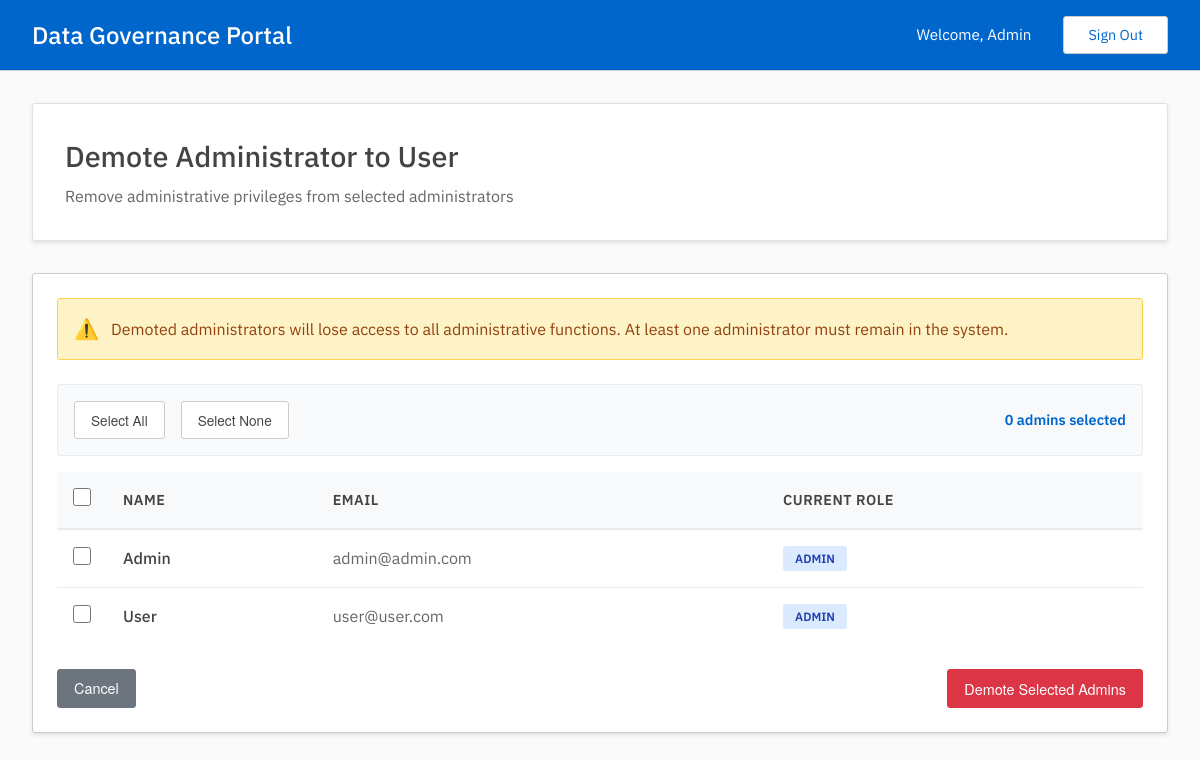
The page /admin/manage_users/demote (signed in) on the database its author committed.
### tables this page shows
CREATE TABLE users(
        uuid TEXT UNIQUE NOT NULL PRIMARY KEY,
        email TEXT UNIQUE NOT NULL,
        password_hash TEXT NOT NULL,
        name TEXT NOT NULL,
        is_admin INTEGER NOT NULL DEFAULT 0
        );

### admin.py (the view, shortened to what this page needs)
@admin.route('/manage_users/demote', methods=['GET', 'POST'])
@admin_required
def demote_user():
    users_result = read_get_users()
    users = [user for user in users_result["data"] if user['is_admin']] if users_result["status"] == "200" else []
    return render_template('admin/manage_users/demote.html', users=users, breadcrumbs=get_breadcrumbs_for_current_page())

### admin.py (called while the page is built)
def get_breadcrumbs_for_current_page():
    endpoint = request.endpoint
    breadcrumbs_data = BREADCRUMBS_MAP.get(endpoint, [])
    formatted_breadcrumbs = []
    for item in breadcrumbs_data:
        formatted_breadcrumbs.append({
            'text': item['text'],
            'url': url_for(item['endpoint'])
        })
    return formatted_breadcrumbs

### auth.py (called while the page is built)
def admin_required(f):
    @wraps(f)
    def wrap(*args, **kwargs):
        if session['user']['is_admin']:
            return f(*args, **kwargs)
        else:
            print("403: User is not an admin.")
            return redirect(url_for('user.dashboard'))
    return wrap

### db.py (called while the page is built)
def get_conn_curs():
    conn = sqlite3.connect(DATABASE)
    conn.row_factory = sqlite3.Row
    curs = conn.cursor()
    curs.execute("PRAGMA foreign_keys = ON")
    return conn, curs

def commit_close(conn, curs):
    conn.commit()
    curs.close()
    conn.close()

def get_users():
    conn, curs = get_conn_curs()
    curs.execute("SELECT * FROM users")
    users = curs.fetchall()
    commit_close(conn, curs)
    return {
        "status": "200",
        "message": "Users found successfully",
        "data": users
        }

### templates/admin/manage_users/demote.html (shortened to what this page needs)
{% extends "base.html" %}
{% block content %}
<div class="dashboard-header">
    <h2>Demote Administrator to User</h2>
    <p>Remove administrative privileges from selected administrators</p>
</div>
{% if users %}
<form method="POST" id="demoteForm">
    <div class="table-container">
        <div class="warning-message mb-3">
            <span class="warning-icon">⚠️</span>
            <span>Demoted administrators will lose access to all administrative functions. At least one administrator must remain in the system.</span>
        </div>
        <div class="bulk-actions">
            <button type="button" class="bulk-select-btn" onclick="selectAll()">Select All</button>
            <button type="button" class="bulk-select-btn" onclick="selectNone()">Select None</button>
            <span class="selected-count" id="selectedCount">0 admins selected</span>
        </div>
        <table class="data-table">
            <thead>
                <tr>
                    <th class="checkbox-cell">
                        <input type="checkbox" id="selectAllCheckbox" class="custom-checkbox"
                               onchange="toggleAll(this)">
                    </th>
                    <th>Name</th>
                    <th>Email</th>
                    <th>Current Role</th>
                </tr>
            </thead>
            <tbody>
                {% for user in users %}
                <tr>
                    <td class="checkbox-cell">
                        <input type="checkbox" name="users" value="{{ user['uuid'] }}"
                               class="custom-checkbox user-checkbox"
                               onchange="updateSelectedCount()">
                    </td>
                    <td>
                        <div style="font-weight: 500;">{{ user['name'] }}</div>
                    </td>
                    <td style="color: #666;">{{ user['email'] }}</td>
                    <td>
                        <span class="role-badge role-admin">Admin</span>
                    </td>
                </tr>
                {% endfor %}
            </tbody>
        </table>
        <div class="action-buttons mt-3" style="display: flex; justify-content: space-between;">
            <a href="{{ url_for('admin.manage_users') }}" class="btn btn-secondary">Cancel</a>
            <button type="submit" class="btn btn-danger" id="submitBtn" disabled>
                Demote Selected Admins
            </button>
        </div>
    </div>
</form>
{% endif %}
{% endblock %}

### templates/base.html (shortened to what this page needs)
<!DOCTYPE html>
<html lang="en">
<head>
    <link rel="stylesheet" href="{{ url_for('static', filename='styles.css') }}">
</head>
<body>
    {% if session.get('user') %}
    <header class="header">
        <div class="header-content">
            <div class="header-left">
                <h1>Data Governance Portal</h1>
            </div>
            <div class="header-right">
                <span class="welcome-text">Welcome, {{ session['user']['name'] }}</span>
                <a href="{{ url_for('login') }}" class="sign-out-btn">Sign Out</a>
            </div>
        </div>
    </header>
    {% endif %}
    <main class="main-content">
        {% block content %}{% endblock %}
    </main>
</body>
</html>

### static/styles.css (style rules this page uses)
* { margin: 0; padding: 0; box-sizing: border-box; }
body { font-family: 'IBM Plex Sans'; color: #444; line-height: 1.42; min-height: 100vh; display: flex; flex-direction: column; background-color: #fafafa; }
.header { background-color: #06c; color: white; padding: 1rem 0; box-shadow: rgba(0,0,0,0.2) 0 2px 8px; border-bottom: 1px solid #ccc; }
.header-content { max-width: 1200px; margin: 0 auto; color: white; padding: 0 2rem; display: flex; justify-content: space-between; align-items: center; }
.header-left { display: flex; align-items: center; gap: 0.5rem; }
.header h1 { font-size: 1.5rem; font-weight: 500; color: white; }
.header-right { display: flex; align-items: center; gap: 2rem; }
.welcome-text { font-size: 0.95rem; color: white; }
.sign-out-btn { background-color: transparent; color: #06c; border: 1px solid #ccc; padding: 0.5rem 1.5rem; border-radius: 3px; text-decoration: none; transition: all 0.3s ease; font-size: 0.9rem; background-color: white; }
.main-content { flex: 1; max-width: 1200px; width: 100%; margin: 0 auto; background-color: #fafafa; padding: 2rem; }
.dashboard-header { background-color: white; padding: 2rem; border-radius: 3px; margin-bottom: 2rem; box-shadow: rgba(0,0,0,0.1) 0 2px 4px; border: 1px solid #e0e0e0; }
.dashboard-header h2 { color: #444; font-size: 1.8rem; margin-bottom: 0.5rem; font-weight: 500; }
.dashboard-header p { color: #666; font-size: 1rem; }
.table-container { background-color: white; border-radius: 3px; padding: 1.5rem; box-shadow: rgba(0,0,0,0.1) 0 2px 4px; border: 1px solid #ccc; overflow-x: auto; }
.data-table { width: 100%; border-collapse: collapse; }
.data-table th { background-color: #f8f9fa; color: #444; font-weight: 600; text-align: left; padding: 1rem; border-bottom: 2px solid #e9ecef; font-size: 0.9rem; text-transform: uppercase; letter-spacing: 0.5px; }
.data-table td { padding: 1rem; border-bottom: 1px solid #e9ecef; color: #444; }
.data-table tr:last-child td { border-bottom: none; }
.btn { padding: 0.5rem 1rem; border-radius: 3px; text-decoration: none; font-size: 0.9rem; cursor: pointer; transition: all 0.3s ease; border: 1px solid transparent; display: inline-block; text-align: center; font-family: 'Helvetica Neue', 'Helvetica', 'Arial', sans-serif; }
.btn-secondary { background-color: #6c757d; color: white; border-color: #6c757d; }
.btn-danger { background-color: #dc3545; color: white; border-color: #dc3545; }
.bulk-actions { display: flex; gap: 1rem; align-items: center; margin-bottom: 1rem; padding: 1rem; background: #f8f9fa; border-radius: 3px; border: 1px solid #e9ecef; }
.bulk-select-btn { padding: 0.5rem 1rem; border: 1px solid #ccc; background: white; border-radius: 3px; cursor: pointer; font-size: 0.85rem; color: #444; transition: all 0.2s ease; font-family: 'Helvetica Neue', 'Helvetica', 'Arial', sans-serif; }
.selected-count { color: #06c; font-weight: 600; font-size: 0.9rem; margin-left: auto; }
.checkbox-cell { width: 40px; text-align: center; }
.custom-checkbox { width: 18px; height: 18px; cursor: pointer; accent-color: #06c; }
.role-badge { display: inline-block; padding: 0.25rem 0.75rem; border-radius: 3px; font-size: 0.75rem; font-weight: 600; text-transform: uppercase; }
.role-admin { background: #dbeafe; color: #1e40af; }
.action-buttons { display: flex; gap: 0.5rem; align-items: center; }
.warning-message { background: #fef3c7; color: #92400e; padding: 1rem; border-radius: 3px; margin-bottom: 1.5rem; border: 1px solid #fcd34d; display: flex; align-items: center; gap: 0.75rem; }
.warning-icon { font-size: 1.25rem; }
.mt-3 { margin-top: 1.5rem; }
.mb-3 { margin-bottom: 1.5rem; }

### rows shown on the page
users: user.name "Admin", name "Admin", email "admin@admin.com"
users: name "User", email "user@user.com"
